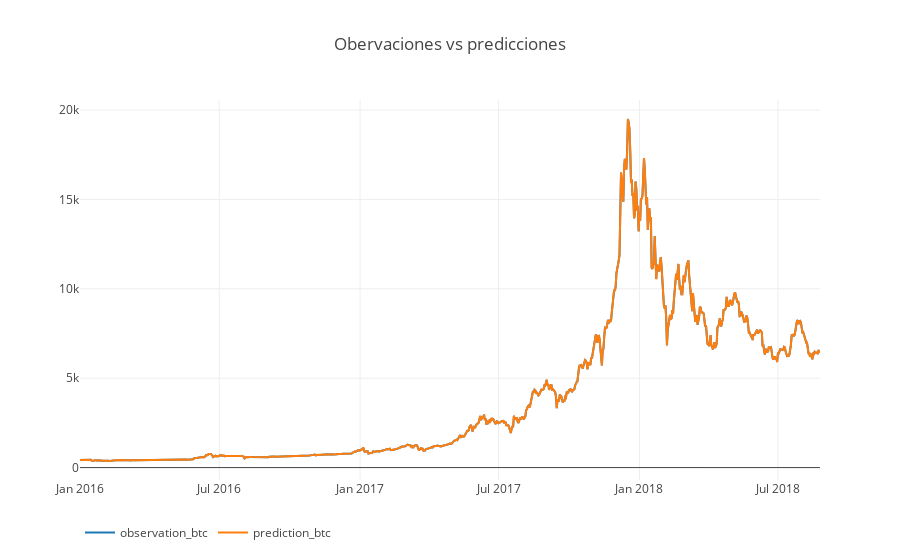

Notebook code cell kept with this figure:
### Code cell
# Gráfica del dataframe de resultado
df_scatter(result,'Obervaciones vs predicciones')

### Figure 1 — Plotly figure (JSON) as saved in the notebook; plotly's stock layout.template omitted (floating-point values rounded to 4 significant figures; data arrays with more than 128 entries replaced by an {"elided": "..."} marker saying what was removed)
{"data": [{"name": "observation_btc", "type": "scatter", "visible": "visible", "x": {"elided": "968 str values"}, "y": {"elided": "968 float values"}}, {"name": "prediction_btc", "type": "scatter", "visible": "visible", "x": {"elided": "968 str values"}, "y": {"elided": "968 float values"}}], "layout": {"legend": {"orientation": "h"}, "title": "Obervaciones vs predicciones", "xaxis": {"type": "date"}, "yaxis": {"showticklabels": true, "title": "", "type": "linear"}}}
